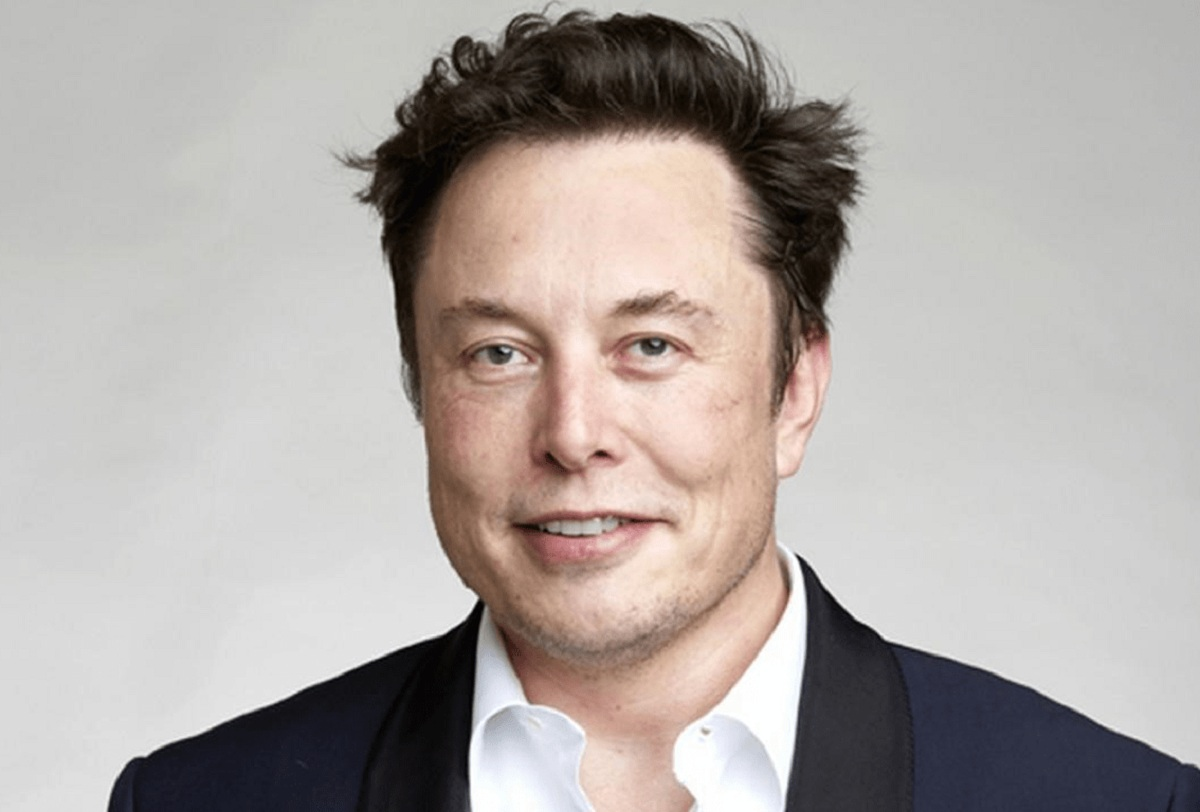
#> input picture faces_dataset/musk/1.jpg, 1200 x 812 px, given in place of test, which was not available
$ python haar_cascade.py
#> lines starting #> are read from the running program, lines starting #| are printed output that depends on the picture; after the words box and inside, x2 and y2 are one past the last pixel; in counts of white or black regions, pixels touching at a corner belong together; pictures that were not available may be replaced by others from this repository, and a replacement may not be noted
import cv2

def connect_rtsp_stream(rtsp_url):
    "Hàm này dùng để kết nối với IP Camera thông qua giao thức RTSP"
    cap = cv2.VideoCapture(rtsp_url, cv2.CAP_FFMPEG)
    if not cap.isOpened():
        raise Exception("Cannot connect to RTSP stream")
    return cap
def extract_frame(cap, resize_shape=(640, 360)):
    "Hàm này dùng để đọc cái frame được lấy từ cv2.CAP_FFMPEG ở trên"
#> called with resize_shape = (640, 360)
    ret, frame = cap.read()
#> frame is the input picture: shape (812, 1200, 3); mean B, G, R 166.1, 169.5, 176.4
    if not ret:
        return None
    frame = cv2.resize(frame, resize_shape)
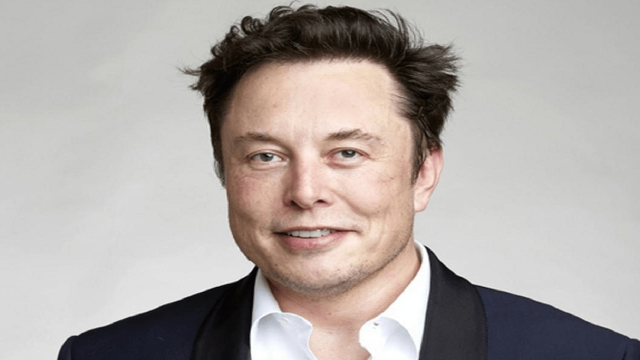
#> frame: shape (360, 640, 3); mean B, G, R 166, 169.4, 176.3
    return frame
def face_detection(frame):
    "Hàm này dùng thuật toán haar_rcascade để lấy ra khuôn mặt"
    grayImg = cv2.cvtColor(frame, cv2.COLOR_BGR2GRAY)
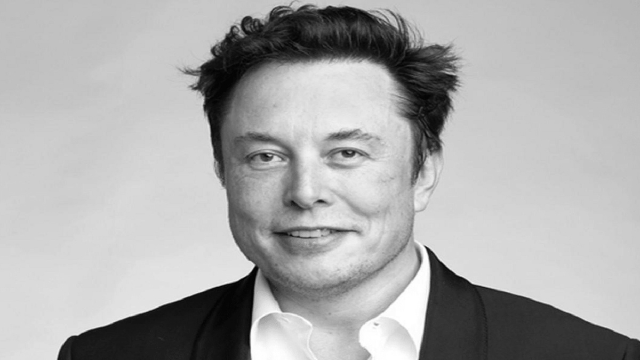
#> grayImg: shape (360, 640); min 2, max 255, mean 171.1
    face = haar_cascade.detectMultiScale(grayImg, 1.3, 4)
#> face = [[202, 72, 212, 212]]
    text = "No face detected"  # mặc định
    for (x, y, w, h) in face:
        text = "Face Detected"
        cv2.rectangle(frame, (x, y), (x + w, y + h), (0, 255, 0), 2)
#> this loop made 1 pass
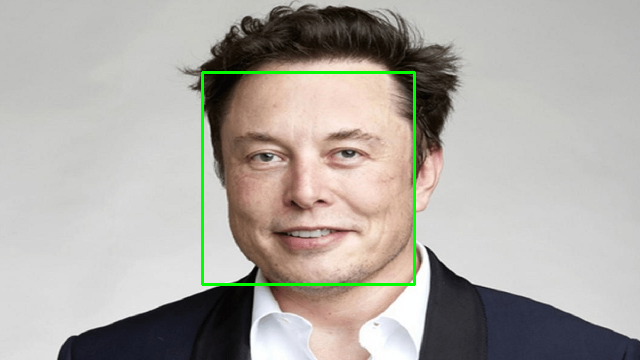
#> frame: shape (360, 640, 3); 1.1% of pixels changed, all inside (x1, y1, x2, y2) = (201, 71, 416, 286)
    image = cv2.putText(frame, text, (50, 50),
                        cv2.FONT_HERSHEY_SIMPLEX, 1, (255, 0, 0), 2, cv2.LINE_AA)
    return image

if __name__ == "__main__":
    cap = connect_rtsp_stream("rtsp://localhost:8554/test")
    alg = "haarcascade_frontalface_default.xml"
    haar_cascade = cv2.CascadeClassifier(alg)
    while True:
        frame = extract_frame(cap)
        if frame is None:
            break
        cv2.imshow("Live", face_detection(frame))
        if cv2.waitKey(1) == ord('q'):
#> (key q is pressed here)
            break
    cap.release()
    cv2.destroyAllWindows()

$ run again, on faces_dataset/musk/2.jpg
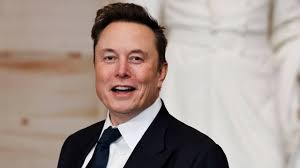
#> input picture faces_dataset/musk/2.jpg, 300 x 168 px, given in place of test, which was not available
#> in extract_frame, frame is the input picture: shape (168, 300, 3); mean B, G, R 144.4, 151.2, 165.6
#> in face_detection, `grayImg = cv2.cvtColor(frame, cv2.COLOR_BGR2GRAY)`:
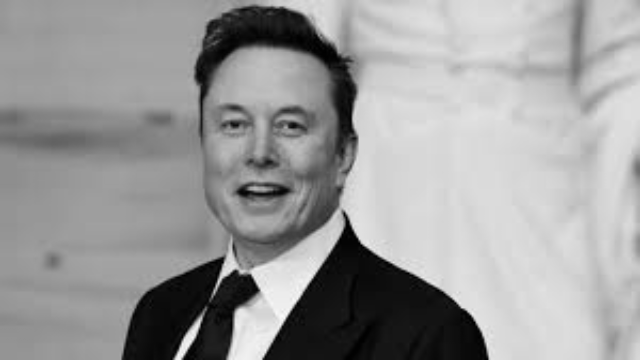
#> grayImg: shape (360, 640); min 0, max 250, mean 154.6
#> face = [[180, 56, 167, 167]]
#> the loop in face_detection, `for (x, y, w, h) in face:` made 1 pass
#> after the loop in face_detection, `for (x, y, w, h) in face:`:
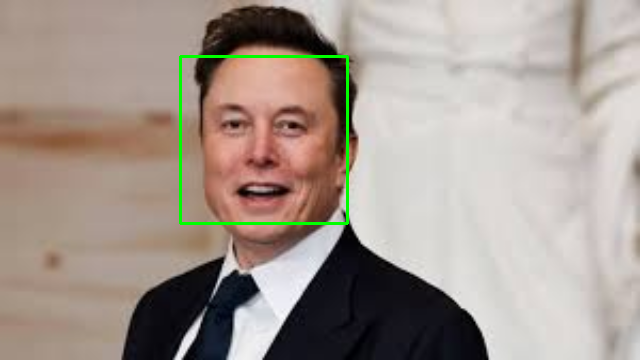
#> frame: shape (360, 640, 3); mean B, G, R 143.4, 152.3, 164.2

$ run again, on faces_dataset/musk/3.jpg
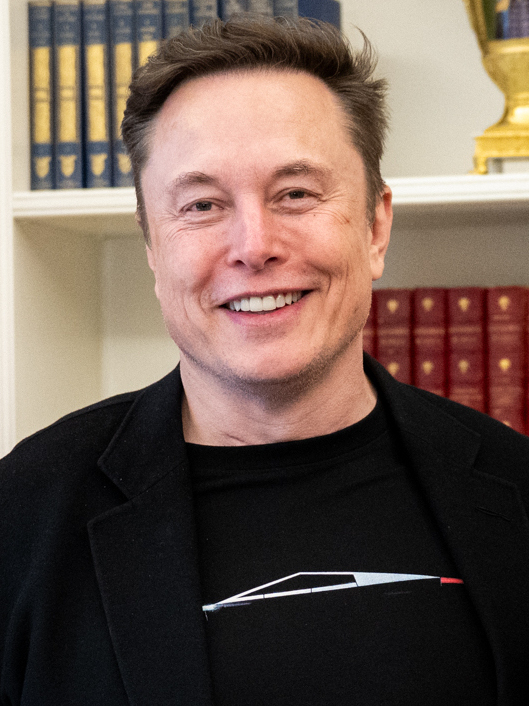
#> input picture faces_dataset/musk/3.jpg, 529 x 706 px, given in place of test, which was not available
#> in extract_frame, frame is the input picture: shape (706, 529, 3); mean B, G, R 80.5, 90.7, 109.4
#> in extract_frame, `frame = cv2.resize(frame, resize_shape)`:
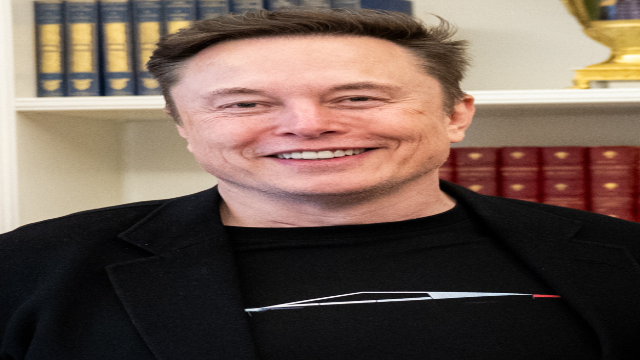
#> frame: shape (360, 640, 3); mean B, G, R 80.4, 90.5, 109.3
#> in face_detection, `grayImg = cv2.cvtColor(frame, cv2.COLOR_BGR2GRAY)`:
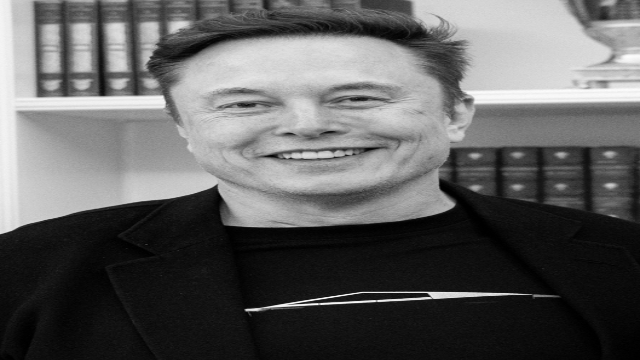
#> grayImg: shape (360, 640); min 0, max 253, mean 94.9
#> face = ()
